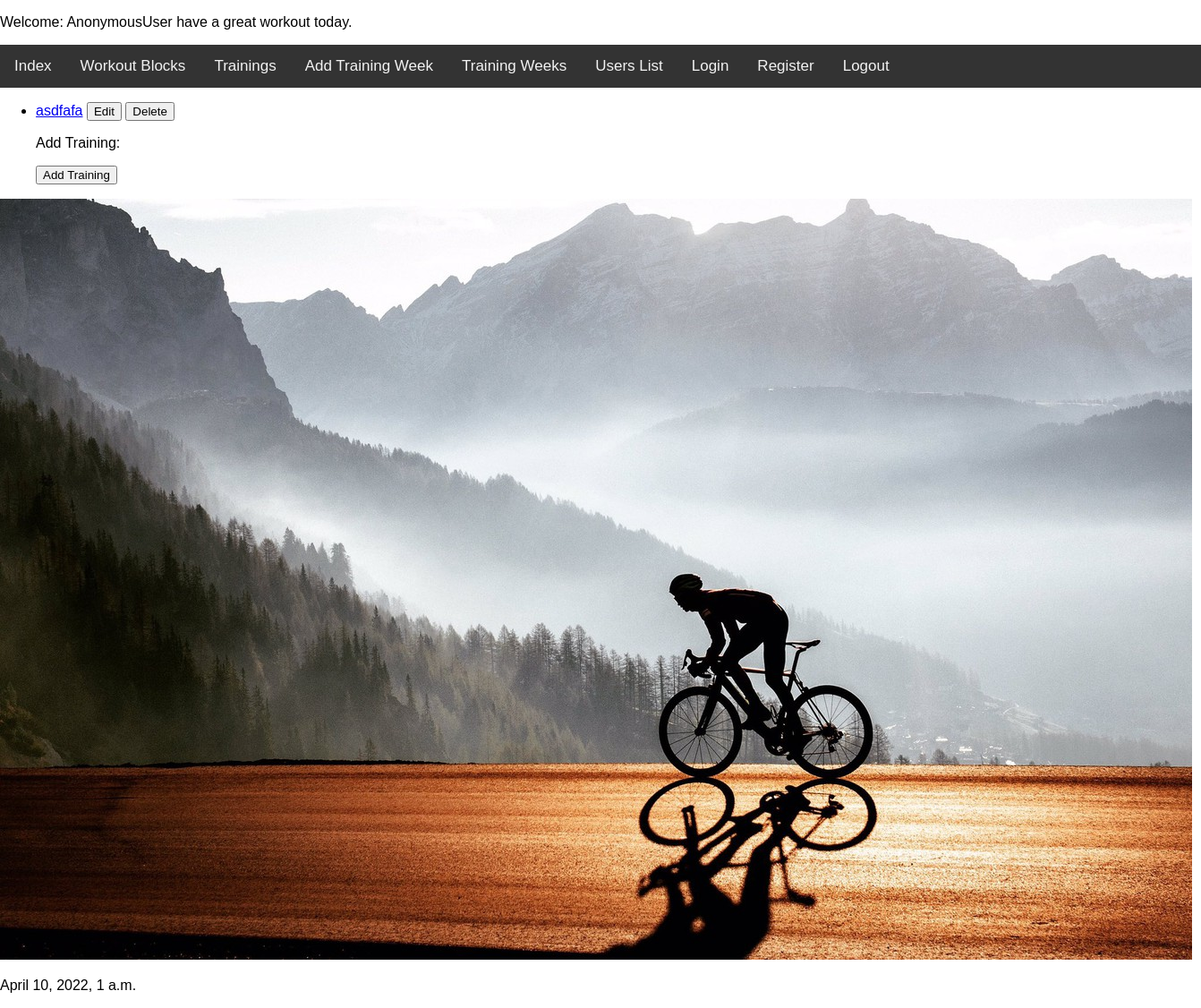
Page /trainingz_app/list_training_weeks/ on the earlier database version.
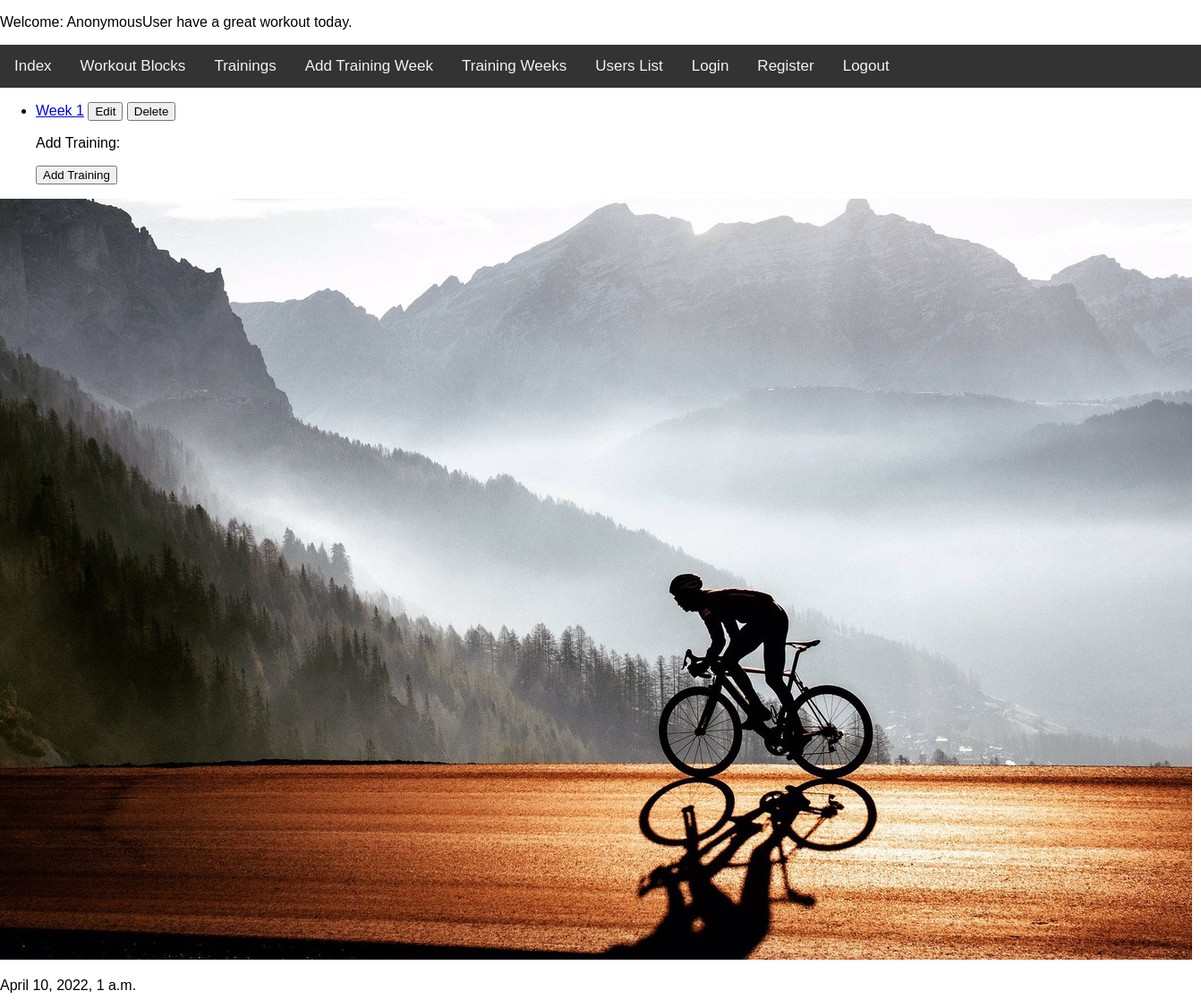
Same page on the later database version.
### trainingz_app/models.py (models this page shows)
class TrainingWeek(models.Model):
    name = models.CharField(max_length=40)
    start_date = models.DateField()
    end_date = models.DateField()
    trainings = models.ManyToManyField(TrainingDay)
    description = models.TextField()
    def __str__(self):
        return self.name
    def get_absolute_url(self):
        return reverse("detail_training_week", args=(self.id,))
    def get_update_url(self):
        return reverse("update_training_week", kwargs={"id": self.id})
    def get_delete_url(self):
        return reverse("delete_training_week", kwargs={"id": self.id})

### trainingz_app/views.py (the view)
class ShowTrainingWeeksView(View):
    def get(self, request):
        return render(request, "list_training_weeks.html", {"object_list": TrainingWeek.objects.all()})

### trainingz_app/context_processor.py (called while the page is built)
def get_date(request):
    return {"date": datetime.now()}

### trainingz_app/templates/list_training_weeks.html (shortened to what this page needs)
{% extends 'base.html' %}
{% block trainingz %}
<ul>
    {% for item in object_list %}
        <li>
            <a href="{{ item.get_absolute_url }}">{{ item }}</a>
            <a href="{{ item.get_update_url }}"><button>Edit</button></a>
            <a href="{{ item.get_delete_url }}"><button>Delete</button></a>
        </li>
    {% endfor %}
 <form method="POST">
     <p>Add Training:</p>
        <input type="submit" value="Add Training">
</ul>
{% endblock %}

Differences in the rows shown:
changed TrainingWeek: name "asdfafa" → "Week 1"
